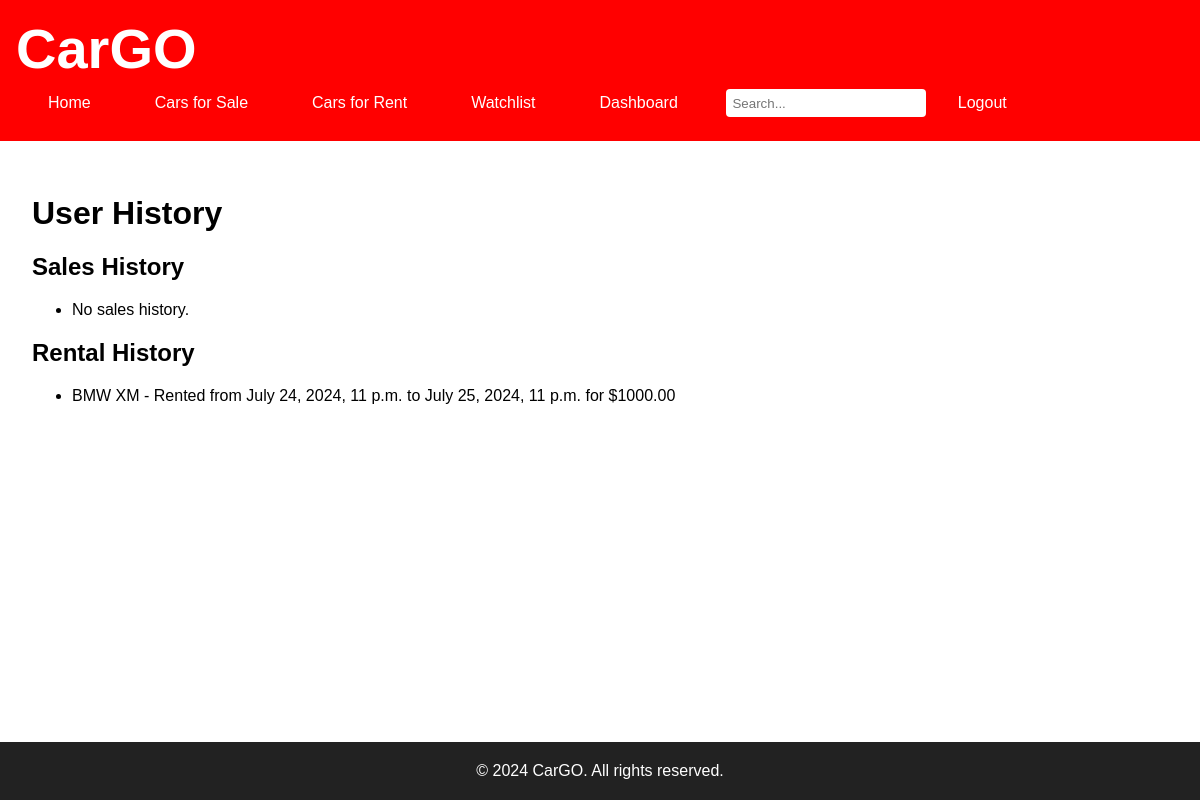
Page /user/history/ (signed in) on the earlier database version.
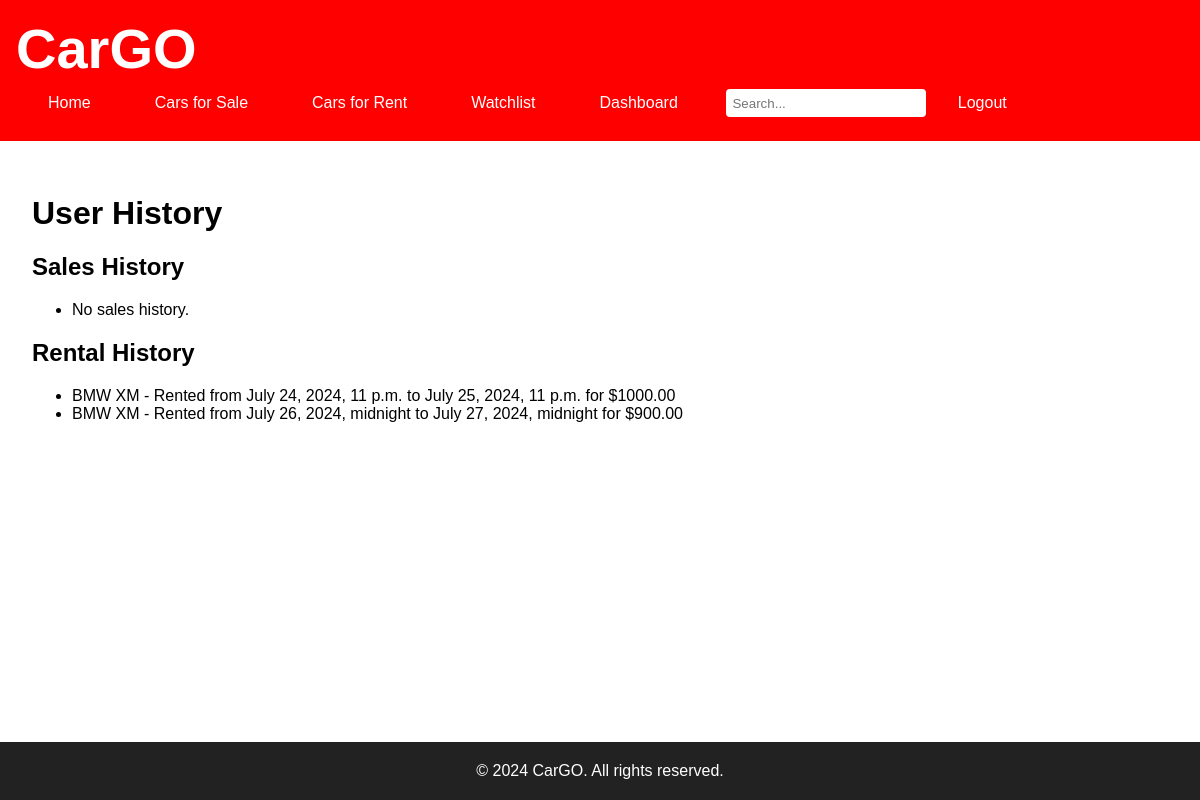
Same page on the later database version.
### sales_rental/models.py (models this page shows, shortened)
class Rental(models.Model):
    car = models.ForeignKey(Car, related_name='rentals', on_delete=models.CASCADE)
    renter = models.ForeignKey(User, on_delete=models.CASCADE)
    rental_start_date = models.DateTimeField()
    rental_end_date = models.DateTimeField()
    amount = models.DecimalField(max_digits=10, decimal_places=2, default=0.00)
    is_active = models.BooleanField(default=True)

class Car(models.Model):
    make = models.CharField(max_length=50)
    model = models.CharField(max_length=50)
    year = models.PositiveIntegerField()
    price = models.DecimalField(max_digits=10, decimal_places=2)
    description = models.TextField()
    images = models.ManyToManyField('CarImage', related_name='cars', blank=True)
    discount = models.DecimalField(max_digits=5, decimal_places=2, null=True, blank=True)
    is_available_for_sale = models.BooleanField(default=True)
    is_available_for_rent = models.BooleanField(default=True)

### sales_rental/views.py (the view)
# urls.py: path('user/history/', views.user_history, name='user_history'),
@login_required
def user_history(request):
    user_sales = Sale.objects.filter(buyer=request.user)
    user_rentals = Rental.objects.filter(renter=request.user)
    return render(request, 'user_history.html', {'user_sales': user_sales, 'user_rentals': user_rentals})

### sales_rental/context_processors.py (called while the page is built)
def current_year(request):
    return {'current_year': datetime.now().year}

### sales_rental/templates/user_history.html
{% extends 'base.html' %}
{% block content %}
  <h1>User History</h1>
  <h2>Sales History</h2>
  <ul>
    {% for sale in user_sales %}
      <li>{{ sale.car.make }} {{ sale.car.model }} - Sold for ${{ sale.amount }} on {{ sale.sale_date }}</li>
    {% empty %}
      <li>No sales history.</li>
    {% endfor %}
  </ul>
  <h2>Rental History</h2>
  <ul>
    {% for rental in user_rentals %}
      <li>{{ rental.car.make }} {{ rental.car.model }} - Rented from {{ rental.rental_start_date }} to {{ rental.rental_end_date }} for ${{ rental.amount }}</li>
    {% empty %}
      <li>No rental history.</li>
    {% endfor %}
  </ul>
{% endblock %}

Differences in the rows shown:
added Rental: car.make "BMW", car.model "XM", rental_start_date "July 26, 2024, midnight", rental_end_date "July 27, 2024, midnight", amount "900.00"
